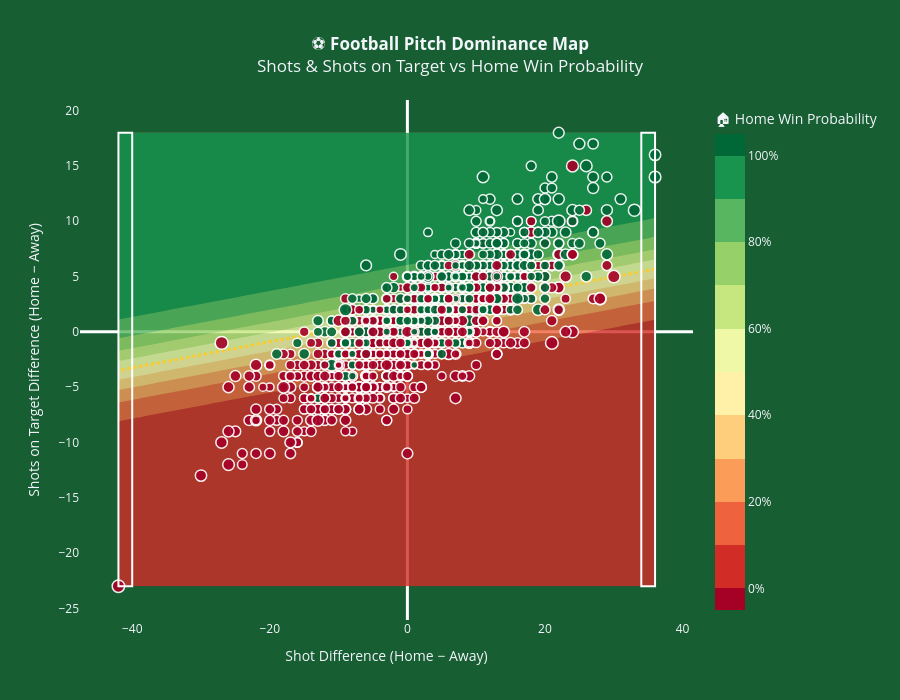

The cell this chart's notebook holds for it:
### Code cell
import pandas as pd
import numpy as np
import plotly.graph_objs as go
from sklearn.linear_model import LogisticRegression
from sklearn.preprocessing import StandardScaler

# --- 1️⃣ Prepare data ---
seasonal_data['ShotDiff'] = seasonal_data['HS'] - seasonal_data['AS']
seasonal_data['ShotOnTargetDiff'] = seasonal_data['HST'] - seasonal_data['AST']
seasonal_data['TotalShots'] = seasonal_data['HS'] + seasonal_data['AS']
seasonal_data['HomeWin'] = seasonal_data['FTR'].apply(lambda x: 1 if x == 'H' else 0)

X = seasonal_data[['ShotDiff', 'ShotOnTargetDiff']]
y = seasonal_data['HomeWin']

# --- 2️⃣ Fit logistic regression model ---
scaler = StandardScaler()
X_scaled = scaler.fit_transform(X)
model = LogisticRegression()
model.fit(X_scaled, y)

# --- 3️⃣ Create smooth probability field ---
x_range = np.linspace(X['ShotDiff'].min(), X['ShotDiff'].max(), 200)
y_range = np.linspace(X['ShotOnTargetDiff'].min(), X['ShotOnTargetDiff'].max(), 200)
xx, yy = np.meshgrid(x_range, y_range)
grid = np.c_[xx.ravel(), yy.ravel()]
probs = model.predict_proba(scaler.transform(grid))[:, 1].reshape(xx.shape)

# --- 4️⃣ Background: "grass field" effect ---
field_colorscale = [
    [0, "#175e33"],   # dark green
    [0.5, "#2e8b57"], # medium green
    [1, "#3cb371"]    # light green
]

contour = go.Contour(
    x=x_range,
    y=y_range,
    z=probs,
    colorscale="RdYlGn",
    opacity=0.8,
    showscale=True,
    colorbar=dict(title="🏠 Home Win Probability", tickformat=".0%"),
    contours=dict(showlines=False)
)

# --- 5️⃣ Add match "balls" ---
bubbles = go.Scatter(
    x=seasonal_data['ShotDiff'],
    y=seasonal_data['ShotOnTargetDiff'],
    mode='markers',
    marker=dict(
        size=np.sqrt(seasonal_data['TotalShots']) * 1.8,
        color=seasonal_data['HomeWin'],
        colorscale='RdYlGn',
        line=dict(width=1.5, color='white'),
        symbol='circle',
        opacity=0.9,
        cmin=0,
        cmax=1,
        showscale=False
    ),
    text=[
        f"<b>{ht}</b> vs <b>{at}</b><br>"
        f"Shots: {hs}-{as_}<br>"
        f"On Target: {hst}-{ast}<br>"
        f"Result: {res}"
        for ht, at, hs, as_, hst, ast, res in zip(
            seasonal_data['HomeTeam'],
            seasonal_data['AwayTeam'],
            seasonal_data['HS'],
            seasonal_data['AS'],
            seasonal_data['HST'],
            seasonal_data['AST'],
            seasonal_data['FTR']
        )
    ],
    hoverinfo='text'
)

# --- 6️⃣ Decision boundary (midfield line) ---
boundary = go.Contour(
    x=x_range,
    y=y_range,
    z=probs,
    contours=dict(start=0.5, end=0.5, size=0.01, coloring='lines'),
    showscale=False,
    line=dict(color='white', width=3, dash='dot'),
    hoverinfo='skip'
)

# --- 7️⃣ Pitch layout ---
layout = go.Layout(
    title=dict(
        text="⚽ <b>Football Pitch Dominance Map</b><br>Shots & Shots on Target vs Home Win Probability",
        x=0.5,
        xanchor='center'
    ),
    xaxis=dict(
        title='Shot Difference (Home − Away)',
        showgrid=False,
        zeroline=True,
        zerolinecolor='white',
        zerolinewidth=3
    ),
    yaxis=dict(
        title='Shots on Target Difference (Home − Away)',
        showgrid=False,
        zeroline=True,
        zerolinecolor='white',
        zerolinewidth=3
    ),
    paper_bgcolor='#175e33',
    plot_bgcolor='#175e33',
    hovermode='closest',
    height=700,
    template='plotly_dark',
)

# --- 8️⃣ Combine and show ---
fig = go.Figure(data=[contour, boundary, bubbles], layout=layout)

# Add "goal" decorations (white rectangles on sides)
fig.add_shape(type="rect",
              x0=X['ShotDiff'].min(), x1=X['ShotDiff'].min()+2,
              y0=y_range.min(), y1=y_range.max(),
              line=dict(color="white", width=2), fillcolor="rgba(0,0,0,0)")
fig.add_shape(type="rect",
              x0=X['ShotDiff'].max()-2, x1=X['ShotDiff'].max(),
              y0=y_range.min(), y1=y_range.max(),
              line=dict(color="white", width=2), fillcolor="rgba(0,0,0,0)")

fig.show()

### Figure 1 — Plotly figure (JSON) as saved in the notebook; plotly's stock layout.template omitted (floating-point values rounded to 4 significant figures; data arrays with more than 128 entries replaced by an {"elided": "..."} marker saying what was removed)
{"data": [{"colorbar": {"tickformat": ".0%", "title": {"text": "🏠 Home Win Probability"}}, "colorscale": [[0, "rgb(165,0,38)"], [0.1, "rgb(215,48,39)"], [0.2, "rgb(244,109,67)"], [0.3, "rgb(253,174,97)"], [0.4, "rgb(254,224,139)"], [0.5, "rgb(255,255,191)"], [0.6, "rgb(217,239,139)"], [0.7, "rgb(166,217,106)"], [0.8, "rgb(102,189,99)"], [0.9, "rgb(26,152,80)"], [1, "rgb(0,104,55)"]], "contours": {"showlines": false}, "opacity": 0.8, "showscale": true, "type": "contour", "x": {"elided": "200 float values"}, "y": {"elided": "200 float values"}, "z": {"elided": "200x200 float values"}}, {"contours": {"coloring": "lines", "end": 0.5, "size": 0.01, "start": 0.5}, "hoverinfo": "skip", "line": {"color": "white", "dash": "dot", "width": 3}, "showscale": false, "type": "contour", "x": {"elided": "200 float values"}, "y": {"elided": "200 float values"}, "z": {"elided": "200x200 float values"}}, {"hoverinfo": "text", "marker": {"cmax": 1, "cmin": 0, "color": {"elided": "1530 int values"}, "colorscale": [[0, "rgb(165,0,38)"], [0.1, "rgb(215,48,39)"], [0.2, "rgb(244,109,67)"], [0.3, "rgb(253,174,97)"], [0.4, "rgb(254,224,139)"], [0.5, "rgb(255,255,191)"], [0.6, "rgb(217,239,139)"], [0.7, "rgb(166,217,106)"], [0.8, "rgb(102,189,99)"], [0.9, "rgb(26,152,80)"], [1, "rgb(0,104,55)"]], "line": {"color": "white", "width": 1.5}, "opacity": 0.9, "showscale": false, "size": {"elided": "1530 float values"}, "symbol": "circle"}, "mode": "markers", "text": {"elided": "1530 str values"}, "type": "scatter", "x": {"elided": "1530 int values"}, "y": {"elided": "1530 int values"}}], "layout": {"height": 700, "hovermode": "closest", "paper_bgcolor": "#175e33", "plot_bgcolor": "#175e33", "shapes": [{"fillcolor": "rgba(0,0,0,0)", "line": {"color": "white", "width": 2}, "type": "rect", "x0": -42, "x1": -40, "y0": -23, "y1": 18}, {"fillcolor": "rgba(0,0,0,0)", "line": {"color": "white", "width": 2}, "type": "rect", "x0": 34, "x1": 36, "y0": -23, "y1": 18}], "title": {"text": "⚽ <b>Football Pitch Dominance Map</b><br>Shots & Shots on Target vs Home Win Probability", "x": 0.5, "xanchor": "center"}, "xaxis": {"showgrid": false, "title": {"text": "Shot Difference (Home − Away)"}, "zeroline": true, "zerolinecolor": "white", "zerolinewidth": 3}, "yaxis": {"showgrid": false, "title": {"text": "Shots on Target Difference (Home − Away)"}, "zeroline": true, "zerolinecolor": "white", "zerolinewidth": 3}}}
